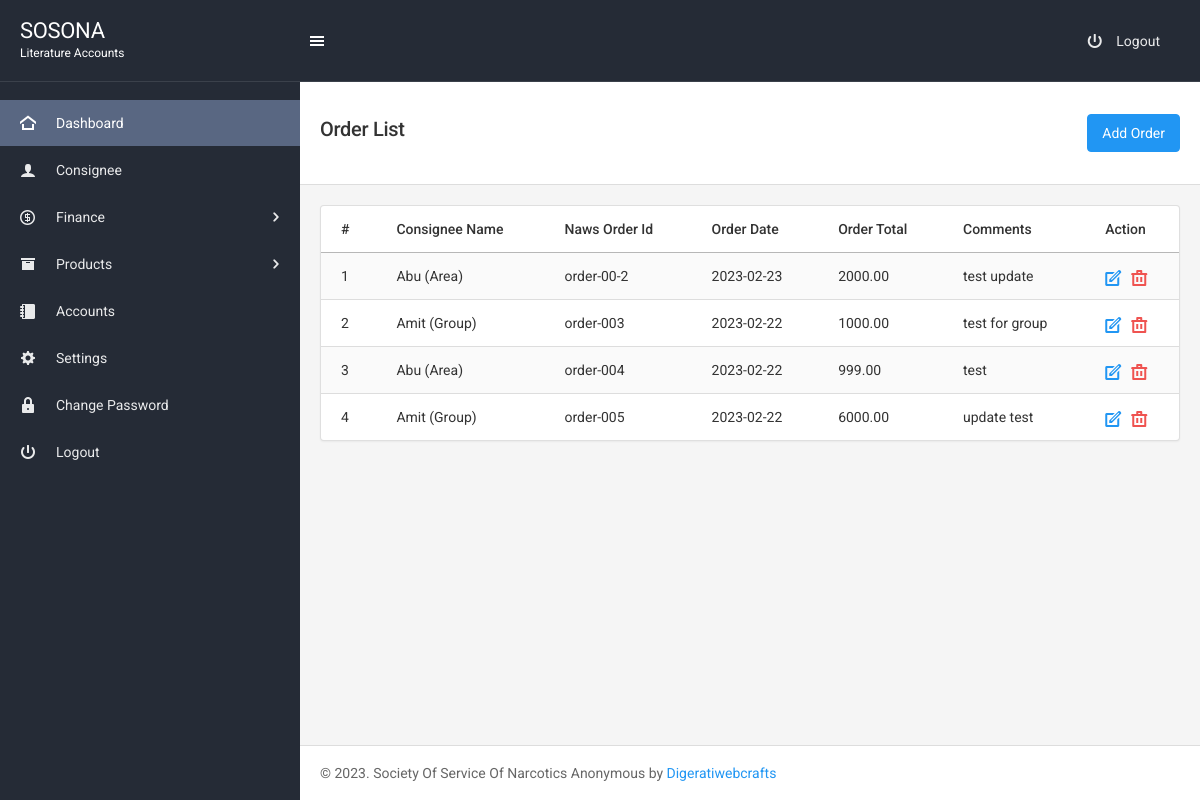
Before: /order.php (signed in) with the older database file.
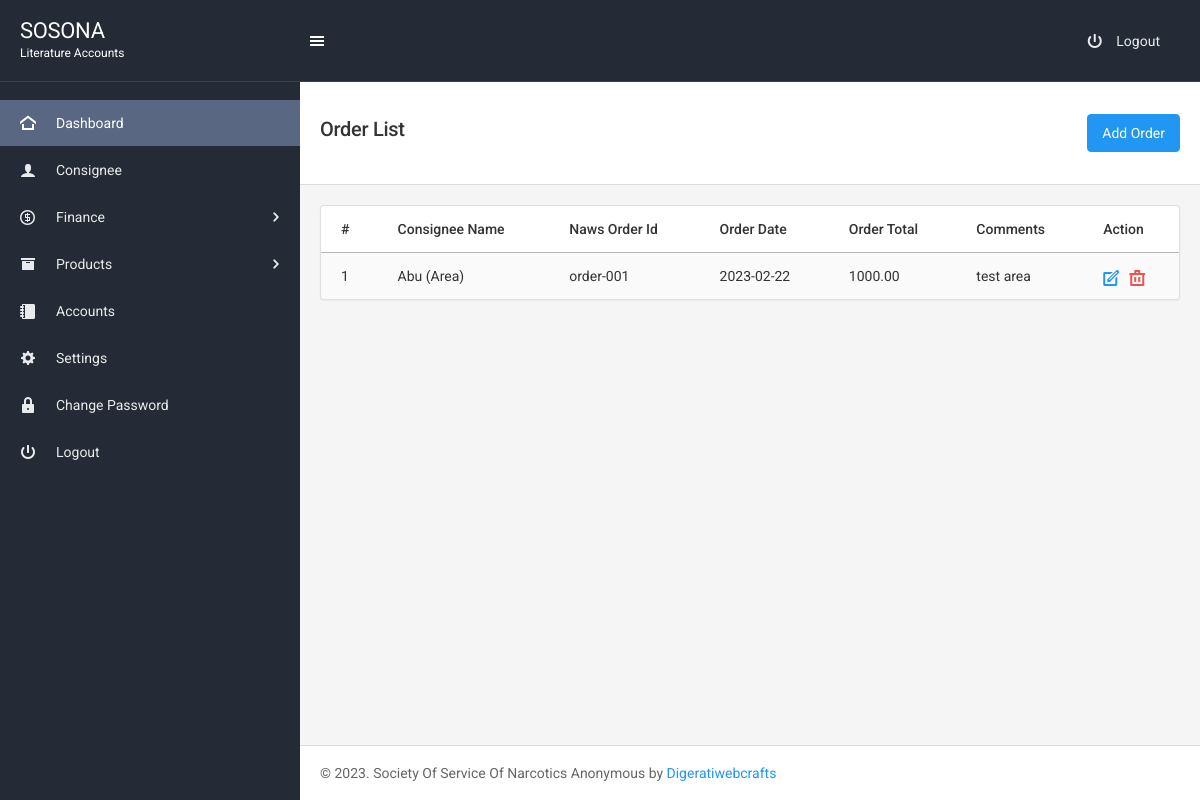
After: the same page with the newer database file.
### tables this page shows
CREATE TABLE `order_new` (
  `id` int(11) NOT NULL,
  `consignee_id` int(11) NOT NULL,
  `naws_order_id` varchar(255) NOT NULL,
  `order_date` date NOT NULL,
  `order_total` float(9,2) NOT NULL,
  `area_share_amt` float(9,2) NOT NULL,
  `area_billing_amt` float(9,2) NOT NULL,
  `sosona_share_amt` float(9,2) NOT NULL,
  `sosona_billing_amt` float(9,2) NOT NULL,
  `comments` longtext NOT NULL
);

CREATE TABLE `consignee` (
  `id` int(11) NOT NULL,
  `name` varchar(255) NOT NULL,
  `entry_type` varchar(255) NOT NULL COMMENT '1=sosona,2=area,3=group',
  `city` varchar(255) NOT NULL,
  `opening_bal_amt` float(9,2) NOT NULL,
  `as_on_date` date NOT NULL,
  `comments` longtext NOT NULL
);

### order.php (the view, shortened to what this page needs)
<?php
include "includes/header.php";
?>
<?php
include "includes/top-navbar.php";
 ?>
<div class="page-content">
    <?php
    include "includes/left-sidebar.php";
     ?>
    <div class="content-wrapper">
        <div class="content-inner">
            <div class="page-header page-header-light">
                <div class="page-header-content header-elements-lg-inline">
                    <div class="page-title d-flex w-100">
                        <h4 class="mr-auto"><span class="font-weight-semibold">Order List</span></h4>
                        <a href="order-add-edit.php" class="btn btn-primary">Add Order</a>
                    </div>
                </div>
            </div>
            <div class="content">
            <div class="card">
              <div class="table-responsive">
                <table class="table table-striped">
                  <thead>
                    <tr>
                      <th>#</th>
                      <th>Consignee Name</th>
                      <th>Naws Order Id</th>
                      <th>Order Date</th>
                      <th>Order Total</th>
                       <th>Comments</th>
                      <th>Action</th>
                    </tr>
                  </thead>
                  <tbody>
                    <?php
                      $sel="SELECT *  FROM `consignee` INNER JOIN `order_new` ON order_new.consignee_id=consignee.id ";
                      $counter = 0;
                      $rs=$conn->query($sel);
                      while($row=$rs->fetch_assoc()){
                    ?>
                    <tr>
                      <td><?php echo ++$counter; ?></td>
                      <td><?php echo $row['name'];?> (<?php echo $row['entry_type'];?>)</td>
                      <td><?php echo $row['naws_order_id'];?></td>
                      <td><?php echo $row['order_date'];?></td>
                      <td><?php echo $row['order_total'];?></td>
                      <td><?php echo $row['comments'];?></td>
                      <td>
                        <div class="list-icons">
                          <a href="order-add-edit.php?id=<?php echo $row['id'];?>" class="list-icons-item text-primary"><i class="icon-pencil7"></i></a>
                          <a href="#" data-toggle="modal" data-target="#confirmDeletet<?php echo $row['id'] ?>" class="list-icons-item text-danger"><i class="icon-trash"></i></a>
                        </div>
                      </td>
                    </tr>
                    <?php
                    }
                    ?>
                  </tbody>
                </table>
              </div>
            </div>
            </div>
<?php include "includes/footer.php"; ?>

### includes/header.php (shortened to what this page needs)
<!DOCTYPE html>
<html lang="en">
<head>
	<link href="assets/css/icons/icomoon/styles.min.css" rel="stylesheet" type="text/css">
	<link href="assets/css/icons/fontawesome/styles.min.css" rel="stylesheet" type="text/css">
	<link href="assets/css/all.min.css" rel="stylesheet" type="text/css">
	<link href="assets/css/style.css" rel="stylesheet" type="text/css">
</head>
<body>

### includes/top-navbar.php (shortened to what this page needs)
<div class="navbar navbar-expand-lg navbar-dark navbar-static">
	<div class="navbar-brand ml-2 ml-lg-0">
		<a href="index.php" class="d-inline-block">
			<h3 class="mb-0 sm-lh text-white">SOSONA</h3>
			<p class="logo-subtitle">Literature Accounts</p>
		</a>
	</div>
	<div class="align-self-center">
		<button type="button" class="btn btn-outline-light-100 text-white border-transparent btn-icon rounded-pill btn-sm sidebar-control sidebar-main-resize d-none d-lg-inline-flex">
			<i class="icon-menu7"></i>
		</button>
	</div>
	<div class="d-lg-flex justify-content-end align-items-center ml-auto d-none">
		<ul class="navbar-nav flex-row">
			<li class="nav-item">
				<a href="logout.php" class="navbar-nav-link">
					<i class="icon-switch2"></i>
					<span class="d-none d-lg-inline-block ml-2">Logout</span>
				</a>
			</li>
		</ul>
	</div>
</div>

### includes/left-sidebar.php (shortened to what this page needs)
<div class="sidebar sidebar-dark sidebar-main sidebar-expand-lg">
	<div class="sidebar-content">
		<div class="sidebar-section">
			<ul class="nav nav-sidebar" data-nav-type="accordion">
				<li class="nav-item">
					<a href="index.php" class="nav-link active">
						<i class="icon-home4"></i>
						<span>
							Dashboard
						</span>
					</a>
				</li>
				<li class="nav-item">
					<a href="consignee.php" class="nav-link">
						<i class="icon-user"></i>
						<span>Consignee</span>
					</a>
				</li>
				<li class="nav-item nav-item-submenu">
					<a href="#" class="nav-link"><i class="icon-coin-dollar"></i> <span>Finance</span></a>
				</li>
				<li class="nav-item nav-item-submenu">
					<a href="#" class="nav-link"><i class="icon-box"></i> <span>Products</span></a>
				</li>
				<li class="nav-item">
					<a href="#" class="nav-link">
						<i class="icon-notebook"></i>
						<span>Accounts</span>
					</a>
				</li>
				<li class="nav-item">
					<a href="settings.php" class="nav-link">
						<i class="icon-gear"></i>
						<span>Settings</span>
					</a>
				</li>
				<li class="nav-item">
					<a href="#" class="nav-link">
						<i class="icon-lock2"></i>
						<span>Change Password</span>
					</a>
				</li>
				<li class="nav-item">
					<a href="logout.php" class="nav-link">
						<i class="icon-switch2"></i>
						<span>Logout</span>
					</a>
				</li>
			</ul>
		</div>
	</div>
</div>

### includes/footer.php
<div class="navbar navbar-light border-bottom-0 border-top">
	<div id="navbar-footer">
		<span class="navbar-text">
			&copy; <?php echo date("Y"); ?>. Society Of Service Of Narcotics Anonymous by <a href="https://digeratiwebcrafts.com/" target="_blank">Digeratiwebcrafts</a>
		</span>
	</div>
</div>
</div>
</div>
</div>
</body>
</html>

### assets/css/style.css (style rules this page uses)
.logo-subtitle { color: #fff; font-size: 12px; margin-bottom: 0; }
.sm-lh { line-height: 1.2em; }

Changed rows visible on the page:
removed order_new: consignee.name "Abu", consignee.entry_type "Area", naws_order "order-00-2", order_date "2023-02-23", order_total "2000.00", comments "test update"
removed order_new: consignee.name "Amit", consignee.entry_type "Group", naws_order "order-003", order_date "2023-02-22", order_total "1000.00", comments "test for group"
removed order_new: consignee.name "Abu", consignee.entry_type "Area", naws_order "order-004", order_date "2023-02-22", order_total "999.00", comments "test"
removed order_new: consignee.name "Amit", consignee.entry_type "Group", naws_order "order-005", order_date "2023-02-22", order_total "6000.00", comments "update test"
added order_new: consignee.name "Abu", consignee.entry_type "Area", naws_order "order-001", order_date "2023-02-22", order_total "1000.00", comments "test area"
